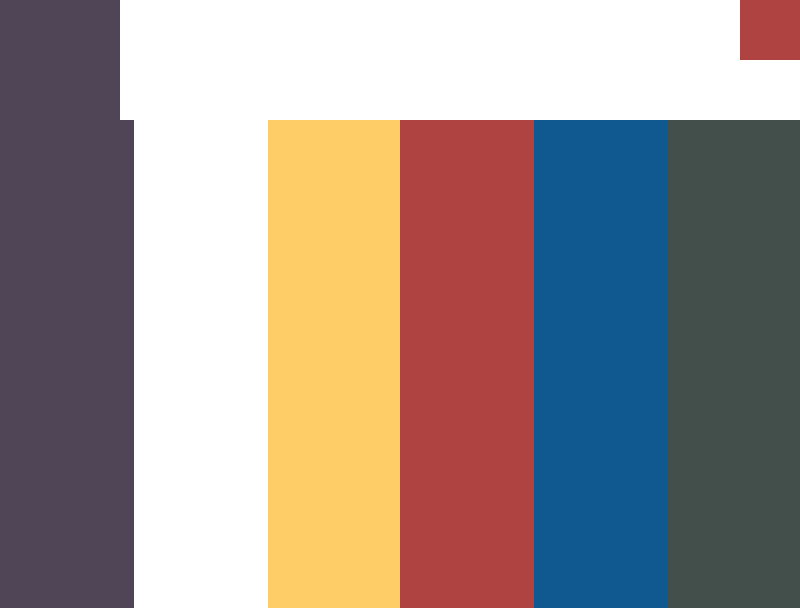
#> input picture testplan/expected/T0-bars@2x.png, 800 x 608 px, given in place of P180715-standard.png, which was not available
$ python preview_model.py ../testplan/expected
#> lines starting #> are read from the running program, lines starting #| are printed output that depends on the picture
### scripts/panel_model.py
"""Fit and validate a model of how the panel renders neighbouring inks ("boundary bleed").

Usage: python3 -I panel_model.py <repo_root>

Model: the panel shows each pixel's ink color, except that wherever two different inks touch, ink a
grows into ink b by a signed fraction s of a pixel. s is fitted separately for neighbours along
buffer x and along buffer y, for each of the 15 ink pairs (30 numbers). This is linear in s, so it
is fitted by least squares on 16x16-pixel block means of RAW photos whose pixel codes are known.

Each photo also gets its own calibration (per-channel gain that varies linearly across the panel,
plus an offset) to absorb exposure, white balance, flash falloff and glare.

Prints block-level OKLab errors of the plain-ink preview vs the bleed model, including
leave-one-out results for the session-3 photos, and writes the fitted values to
scripts/panel_model.json.
"""
import json
import os
import sys

import numpy as np
from PIL import Image

INKS = {0: 0x504557, 1: 0xFFFFFF, 2: 0xFFCD68, 3: 0xAF4341, 5: 0x0F5890, 6: 0x434F4B}
CODES = list(INKS)
NAMES = dict(zip(CODES, "KWYRBG"))
PAIRS = [(a, b) for i, a in enumerate(CODES) for b in CODES[i + 1:]]
W, H, B = 400, 304, 16


def srgb_to_linear(v):
    v = np.asarray(v, float)
    return np.where(v <= 0.04045, v / 12.92, ((v + 0.055) / 1.055) ** 2.4)


def hex_linear(h):
    return srgb_to_linear(np.array([(h >> 16) & 255, (h >> 8) & 255, h & 255]) / 255)


INK_LIN = {c: hex_linear(h) for c, h in INKS.items()}


# [8 lines left out: function oklab, not called in this run]


def load_codes_from_png(path):
    """Portrait ink-map PNG (304x400, measured colors) -> buffer-order codes (304 rows x 400)."""
    a = np.asarray(Image.open(path).convert("RGB"), int)
    pal = np.array([[(h >> 16) & 255, (h >> 8) & 255, h & 255] for h in INKS.values()])
    idx = np.argmin(((a[:, :, None, :] - pal[None, None]) ** 2).sum(-1), axis=-1)
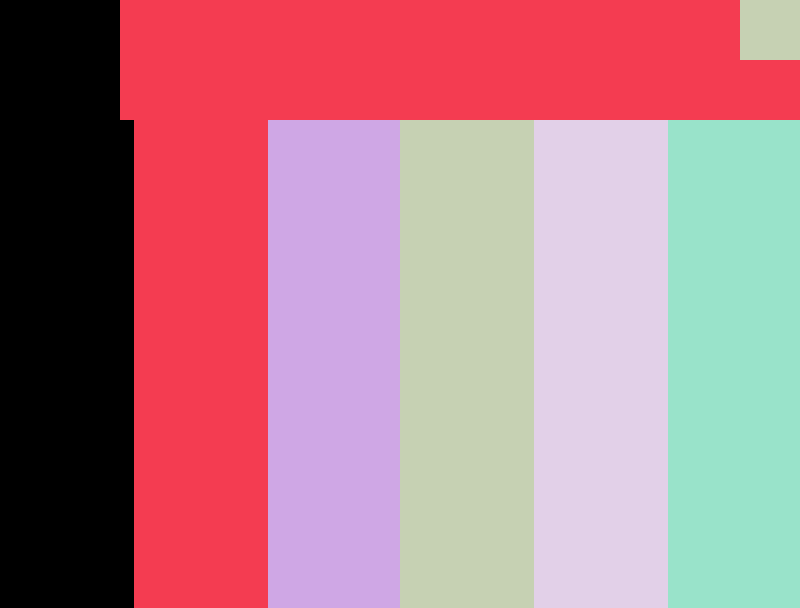
#> idx: shape (608, 800) int64; 6 distinct labels, from 0 to 5; one colour per label, 0 black
    return np.array(CODES)[idx].T
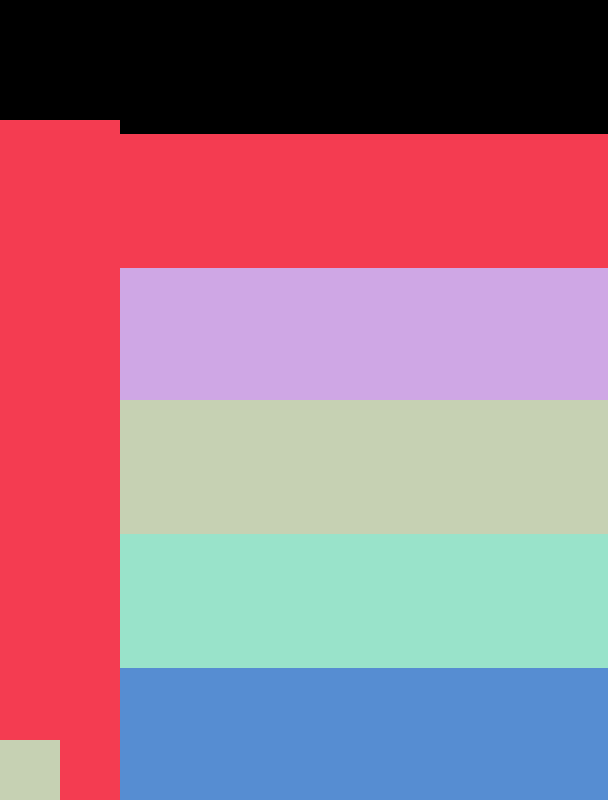
#> returned value: shape (800, 608) int64; 6 distinct labels, from 0 to 6; one colour per label, 0 black


def load_codes(path):
    return np.frombuffer(open(path, "rb").read(), np.uint8).reshape(H, W) & 7


# [43 lines left out: functions blocks, features, calibrate, not called in this run]


def de(a, b):
    return np.linalg.norm(oklab(a) - oklab(b), axis=-1)


# [67 lines left out: functions fit, evaluate, main, not called in this run]


# [2 lines that do not run on import are left out]

### scripts/preview_model.py
"""Fit and validate the frame-simulation preview against RAW photos of known images.

Usage: python3 -I preview_model.py <repo_root>

Preview model (per pixel, then compared on 16x16 block means like panel_model.py):
  1. Ink map in measured ink colors, blurred with a 3x3 [1 2 1] kernel (viewing-distance blending).
  2. m = fraction of the 8 neighbours whose ink differs from the centre pixel (0 = solid area).
  3. In OKLab: L' = L + m * (a + b*L - L), chroma' = chroma * (1 - c*m).
(a, b, c) are found by grid search, leave-one-out over the photos, and compared with the plain preview.
"""
import itertools
import sys

import numpy as np

sys.path.insert(0, __file__.rsplit("/", 1)[0])
import panel_model as pm  # noqa: E402


def oklab_to_linear(lab):
    m = np.array([[1, 0.3963377774, 0.2158037573], [1, -0.1055613458, -0.0638541728], [1, -0.0894841775, -1.2914855480]])
    lms = (lab @ m.T) ** 3
    m2 = np.array([[4.0767416621, -3.3077115913, 0.2309699292],
                   [-1.2684380046, 2.6097574011, -0.3413193965],
                   [-0.0041960863, -0.7034186147, 1.7076147010]])
    return lms @ m2.T


def prepare(codes):
    lin = np.zeros((pm.H, pm.W, 3))
    for c, v in pm.INK_LIN.items():
        lin[codes == c] = v
    pad = np.pad(lin, ((1, 1), (1, 1), (0, 0)), mode="edge")
    k = np.array([1, 2, 1]) / 4
    blur = sum(k[i] * k[j] * pad[i:i + pm.H, j:j + pm.W] for i in range(3) for j in range(3))
    cp = np.pad(codes, 1, mode="edge")
    diff = sum((cp[1 + dy:1 + dy + pm.H, 1 + dx:1 + dx + pm.W] != codes).astype(float)
               for dy in (-1, 0, 1) for dx in (-1, 0, 1) if dy or dx) / 8
    return pm.oklab(blur), diff


def simulate(lab, m, a, b, c):
    lab = lab.copy()
    lab[..., 0] += m * (a + b * lab[..., 0] - lab[..., 0])
    lab[..., 1:] *= (1 - c * m)[..., None]
    return pm.blocks(oklab_to_linear(lab))


def error(d, params):
    pred = simulate(d["lab"], d["m"], *params) if params else pm.blocks(oklab_to_linear(d["lab0"]))
    cal = pm.calibrate(d["meas"], pred)
    return pm.de(cal, pred).mean()


def main():
    root = sys.argv[1]
    s3 = f"{root}/captures/photos_session3"
    data = []
    for m in ("standard", "half_res", "panel_aware"):
        codes = pm.load_codes_from_png(f"{s3}/app/P180715-{m}.png")
#> (the run stopped early here; a loop or call above may not have finished)

$ run again, on testplan/expected/T1-palette.png
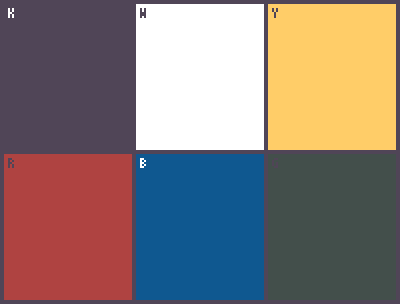
#> input picture testplan/expected/T1-palette.png, 400 x 304 px, given in place of P180715-standard.png, which was not available
#> in load_codes_from_png, `idx = np.argmin(((a[:, :, None, :] - pal[None, None]) ** 2).sum(-1), a..`:
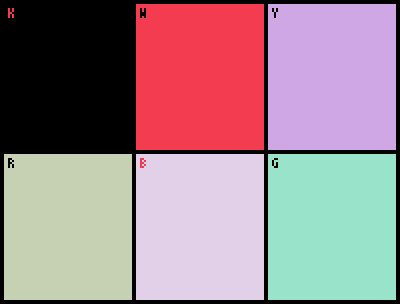
#> idx: shape (304, 400) int64; 6 distinct labels, from 0 to 5; one colour per label, 0 black
#> in load_codes_from_png, `return np.array(CODES)[idx].T`:
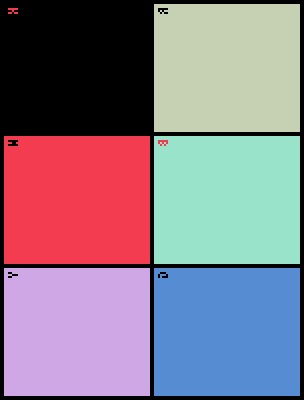
#> returned value: shape (400, 304) int64; 6 distinct labels, from 0 to 6; one colour per label, 0 black
